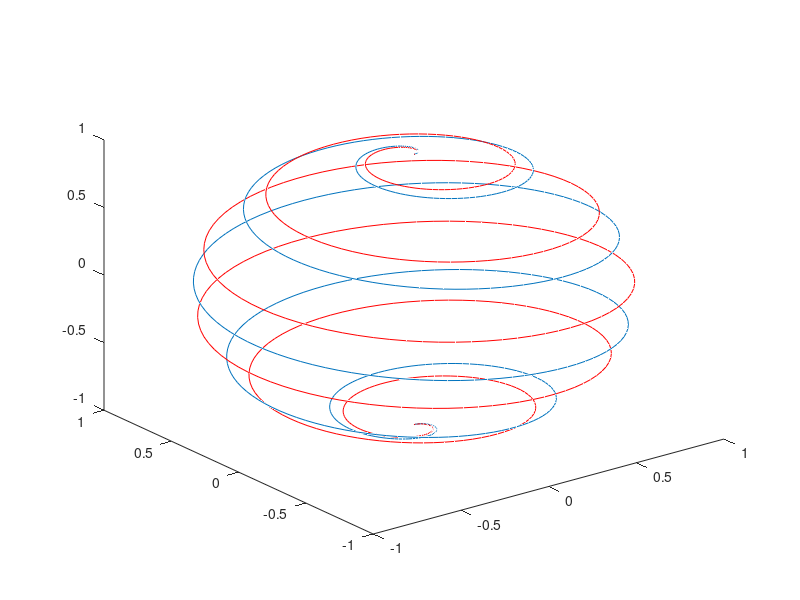

The MATLAB script that drew this image:
t = 0:pi/500:pi;

xt1 = sin(t).*cos(10*t);
yt1 = sin(t).*sin(10*t);
zt1 = cos(t);

xt2 = sin(t).*cos(12*t);
yt2 = sin(t).*sin(12*t);
zt2 = cos(t);

plot3 (xt1,yt1,zt1);
hold on;
plot3 (xt2,yt2,zt2,'r')